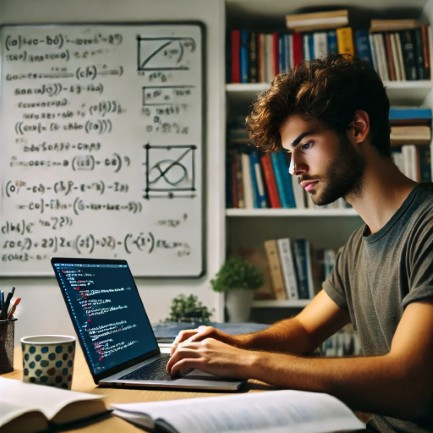
#> input picture frontend/src/assets/Ai_me.jpg, 433 x 433 px; its folder holds only this picture in this run
$ python -i data_augmentation.py   (imports and definitions only)
#> lines starting #> are read from the running program, lines starting #| are printed output that depends on the picture
### backend/utils/lazy_tf.py
"""Lazy TensorFlow proxy

This module provides a proxy object `tf` which imports the real
`tensorflow` package on first attribute access. Use `from backend.utils.lazy_tf import tf`
or `from utils.lazy_tf import tf` depending on import paths.

This avoids importing TensorFlow at module-import time and lets the
application lazy-load TF only when needed (helpful on low-memory hosts).
"""

_tf = None

class _TFProxy:
    # [10 lines left out: function __getattr__, not called in this run]

    def __repr__(self):
        return f"<Lazy TensorFlow proxy (loaded={_tf is not None})>"


def is_available() -> bool:
    """Return True if TensorFlow can be imported without raising."""
    global _tf
    if _tf is not None:
        return True
    try:
        import importlib
        importlib.import_module('tensorflow')
        return True
    except Exception:
        return False


tf = _TFProxy()

### backend/ml/deep_learning/image_processing/data_augmentation.py
"""
Data Augmentation Module
Advanced image augmentation techniques for improving CNN training
"""

import random
from typing import Optional, Dict, Any, Tuple, Union
import logging

try:
    import numpy as np
    from PIL import Image, ImageEnhance, ImageFilter, ImageOps
    from utils.lazy_tf import tf, is_available as tf_is_available
    HAS_DEPS = tf_is_available()
except ImportError:
    HAS_DEPS = False
    np = None
    Image = None
    tf = None

logger = logging.getLogger(__name__)

class DataAugmentation:
    """
    Data augmentation class with various image transformation techniques
    """

    def __init__(self, config: Optional[Dict[str, Any]] = None):
        """
        Initialize data augmentation with configuration

        Args:
            config: Dictionary with augmentation parameters
        """
        if not HAS_DEPS:
            raise ImportError("Required dependencies not available: numpy, PIL, tensorflow")

        # Default configuration
        default_config = {
            'rotation_range': 15,      # degrees
            'width_shift_range': 0.1,  # fraction of total width
            'height_shift_range': 0.1, # fraction of total height
            'shear_range': 0.1,        # shear intensity
            'zoom_range': 0.1,         # zoom range
            'brightness_range': 0.1,   # brightness variation
            'contrast_range': 0.1,     # contrast variation
            'saturation_range': 0.1,   # saturation variation
            'hue_range': 0.05,         # hue variation
            'horizontal_flip': True,   # enable horizontal flip
            'vertical_flip': False,    # enable vertical flip
            'gaussian_noise': 0.01,    # gaussian noise standard deviation
            'blur_range': 0.5,         # blur kernel size range
            'sharpen_factor': 0.1,     # sharpening intensity
            'probability': 0.5         # probability of applying each augmentation
        }

        self.config = {**default_config, **(config or {})}

    def augment_image_pil(self, image: "Image.Image") -> "Image.Image":
        """
        Apply augmentation to a PIL Image

        Args:
            image: Input PIL Image

        Returns:
            Augmented PIL Image
        """
        img = image.copy()

        # Geometric transformations
        if random.random() < self.config['probability']:
            img = self._apply_rotation(img)

        if random.random() < self.config['probability']:
            img = self._apply_shift(img)

        if random.random() < self.config['probability']:
            img = self._apply_shear(img)

        if random.random() < self.config['probability']:
            img = self._apply_zoom(img)

        # Flipping
        if self.config['horizontal_flip'] and random.random() < self.config['probability']:
            img = img.transpose(Image.FLIP_LEFT_RIGHT)

        if self.config['vertical_flip'] and random.random() < self.config['probability']:
            img = img.transpose(Image.FLIP_TOP_BOTTOM)

        # Color transformations
        if random.random() < self.config['probability']:
            img = self._apply_brightness(img)

        if random.random() < self.config['probability']:
            img = self._apply_contrast(img)

        if img.mode == 'RGB':
            if random.random() < self.config['probability']:
                img = self._apply_saturation(img)

            if random.random() < self.config['probability']:
                img = self._apply_hue(img)

        # Filtering effects
        if random.random() < self.config['probability']:
            img = self._apply_blur(img)

        if random.random() < self.config['probability']:
            img = self._apply_sharpen(img)

        return img

    # [97 lines left out: functions augment_array, create_tf_augmentation_layer, _apply_rotation, _apply_shift, not called in this run]

    def _apply_shear(self, img: "Image.Image") -> "Image.Image":
        """Apply random shear transformation"""
        shear = random.uniform(-self.config['shear_range'], self.config['shear_range'])
        return img.transform(img.size, Image.AFFINE, (1, shear, 0, 0, 1, 0))

    # [29 lines left out: functions _apply_zoom, _apply_brightness, not called in this run]

    def _apply_contrast(self, img: "Image.Image") -> "Image.Image":
        """Apply random contrast adjustment"""
        factor = 1 + random.uniform(-self.config['contrast_range'], self.config['contrast_range'])
        enhancer = ImageEnhance.Contrast(img)
        return enhancer.enhance(factor)

    # [32 lines left out: functions _apply_saturation, _apply_hue, _apply_blur, not called in this run]

    def _apply_sharpen(self, img: "Image.Image") -> "Image.Image":
        """Apply random sharpening"""
        if random.random() < self.config['sharpen_factor']:
            return img.filter(ImageFilter.SHARPEN)
        return img

    def get_config(self) -> Dict[str, Any]:
        """Get current augmentation configuration"""
        return self.config.copy()

    def update_config(self, new_config: Dict[str, Any]):
        """Update augmentation configuration"""
        self.config.update(new_config)

# Predefined augmentation presets
AUGMENTATION_PRESETS = {
    'light': {
        'rotation_range': 10,
        'width_shift_range': 0.05,
        'height_shift_range': 0.05,
        'zoom_range': 0.05,
        'brightness_range': 0.05,
        'contrast_range': 0.05,
        'horizontal_flip': True,
        'probability': 0.3
    },
    'medium': {
        'rotation_range': 20,
        'width_shift_range': 0.1,
        'height_shift_range': 0.1,
        'zoom_range': 0.1,
        'brightness_range': 0.1,
        'contrast_range': 0.1,
        'saturation_range': 0.1,
        'horizontal_flip': True,
        'probability': 0.5
    },
    'heavy': {
        'rotation_range': 30,
        'width_shift_range': 0.2,
        'height_shift_range': 0.2,
        'shear_range': 0.2,
        'zoom_range': 0.2,
        'brightness_range': 0.2,
        'contrast_range': 0.2,
        'saturation_range': 0.2,
        'hue_range': 0.1,
        'horizontal_flip': True,
        'vertical_flip': False,
        'gaussian_noise': 0.02,
        'blur_range': 1.0,
        'probability': 0.7
    }
}

>>> from PIL import Image
>>> picture = Image.open('../../../../frontend/src/assets/Ai_me.jpg')
#> picture is the input picture: PIL image 433x433 RGB; mean R, G, B 116.2, 110.9, 99.4
>>> result = DataAugmentation().augment_image_pil(picture)
#> in _apply_shear, `return img.transform(img.size, Image.AFFINE, (1, shear, 0, 0, 1, 0))`:
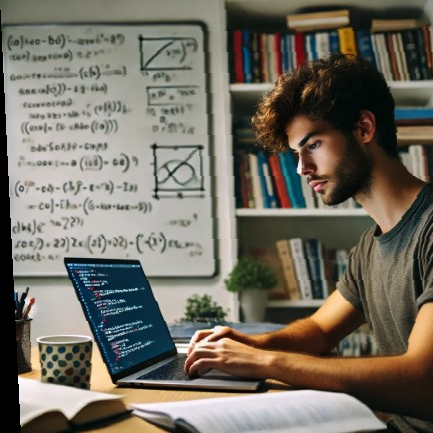
#> returned value: PIL image 433x433 RGB; mean R, G, B 114.6, 109.6, 98.4
#> in augment_image_pil, `img = img.transpose(Image.FLIP_LEFT_RIGHT)`:
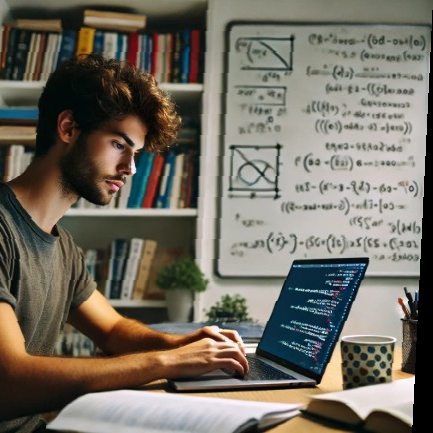
#> img: PIL image 433x433 RGB; mean R, G, B 114.6, 109.6, 98.4

$ run again, on frontend/src/assets/ML.jpg
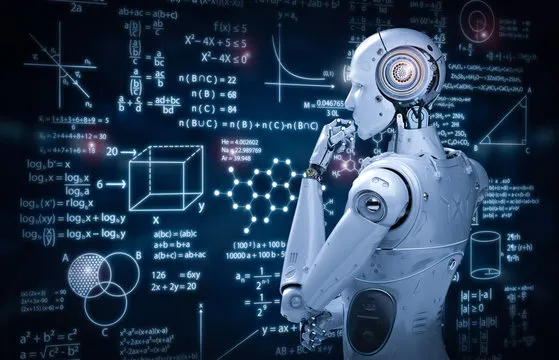
#> input picture frontend/src/assets/ML.jpg, 559 x 360 px
#> picture is the input picture: PIL image 559x360 RGB; mean R, G, B 37.9, 58.9, 82.6
#> in _apply_shear, `return img.transform(img.size, Image.AFFINE, (1, shear, 0, 0, 1, 0))`:
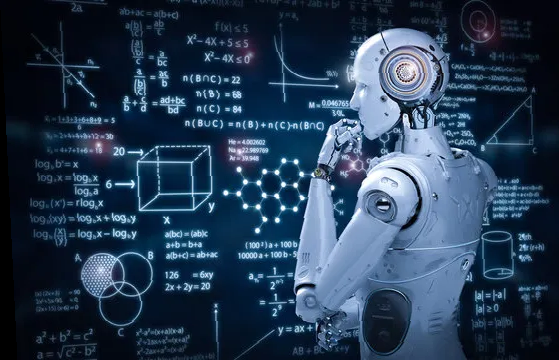
#> returned value: PIL image 559x360 RGB; mean R, G, B 37.9, 58.8, 82.3
#> in augment_image_pil, `img = img.transpose(Image.FLIP_LEFT_RIGHT)`:
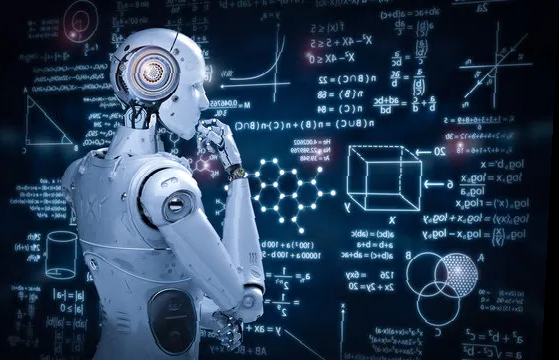
#> img: PIL image 559x360 RGB; mean R, G, B 37.9, 58.8, 82.3
